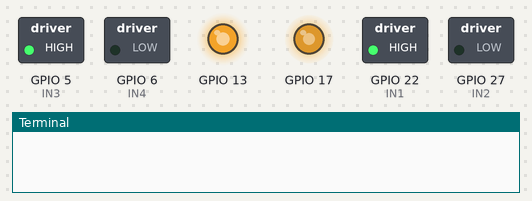
Bench run of a program on a simulated Raspberry Pi (BCM pin numbers). On the bench: switched loads named in the program (green lamp = pin HIGH), output pins drawn as LEDs (lit = HIGH), the last lines printed to the terminal. The clock reads 2024-03-15 10:24:30 at power-on unless the program sets it. At 2.0 s the program stops and its outputs stay as they are.

Above: at 0.1 s.
At 2.1 s:
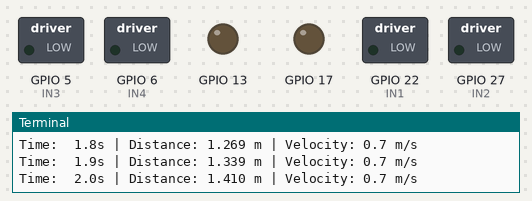
Timing chart, 0 to 3.5 s (numbered marks = the images above):
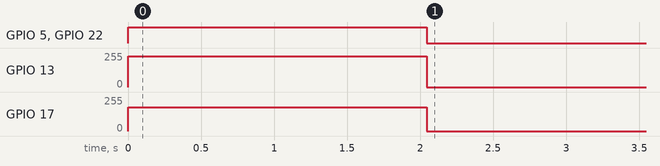

The program:

PWMSpeedControl.py
```python
from gpiozero import OutputDevice, PWMOutputDevice as pwm
from time import sleep, time


# ------ Motor A GPIO setup ------


ENA = pwm(17)
IN1 = OutputDevice(22)
IN2 = OutputDevice(27)


# ------ Motor B GPIO setup ------


ENB = pwm(13)
IN3 = OutputDevice(5)
IN4 = OutputDevice(6)

def Stop():
    ENA.off()
    ENB.off()
    IN1.off()
    IN2.off()
    IN3.off()
    IN4.off()


# ------ Move Function ------


def Move(left, right):
    # Stop if both speeds are zero
    if left == 0 and right == 0:
        Stop()
        return

    # Left motor backward
    if left < 0:
        ENB.value = abs(left)
        IN1.off()
        IN2.on()
    else:
        ENB.value = left
        IN1.on()
        IN2.off()

    # Right motor backward
    if right < 0:
        ENA.value = abs(right)
        IN3.off()
        IN4.on()
    else:
        ENA.value = right
        IN3.on()
        IN4.off()


# ------ PWM control velocity ------
# distance => in unit meter
# velocity => in meter per second


def move_distance (distance, velocity):
    # model constants (from regression)
    # Gradient
    a = 0.5043

    # Y-intercept
    b = 0.1465

    #deviation offset
    delta = 0.098

    #overshoot factor
    alpha = 0.10

    #PWM from velocity
    pwm = (velocity - b)/a
    pwm = max(0.3,min(pwm,0.8))

    #PWM from velocity
    pwm_L = pwm +delta
    pwm_R = pwm -delta

    #Distance compensation
    d_cmd = distance - alpha *velocity

    t_total = d_cmd / velocity

    Move(pwm_L,pwm_R)

    start_time = time()
    last_print = start_time

    while True:
        now = time()
        elapsed = now - start_time

        #print every 0.1 second
        if now - last_print >=0.1:
            d_travelled = velocity *elapsed
            d_travelled = min(d_travelled, d_cmd)

            print(f"Time: {elapsed: .1f}s | Distance: {d_travelled:.3f} m | Velocity: {velocity} m/s")
            last_print = now
        if elapsed >= t_total:
            break
        sleep(0.01)


    Stop()

move_distance(1.5,0.7)
```

Measured:
- by itself, GPIO 5 (IN3), GPIO 22 (IN1): HIGH → LOW at 2.0 s
- by itself, GPIO 13: 229/255 → 0/255 at 2.0 s
- by itself, GPIO 17: 179/255 → 0/255 at 2.0 s
